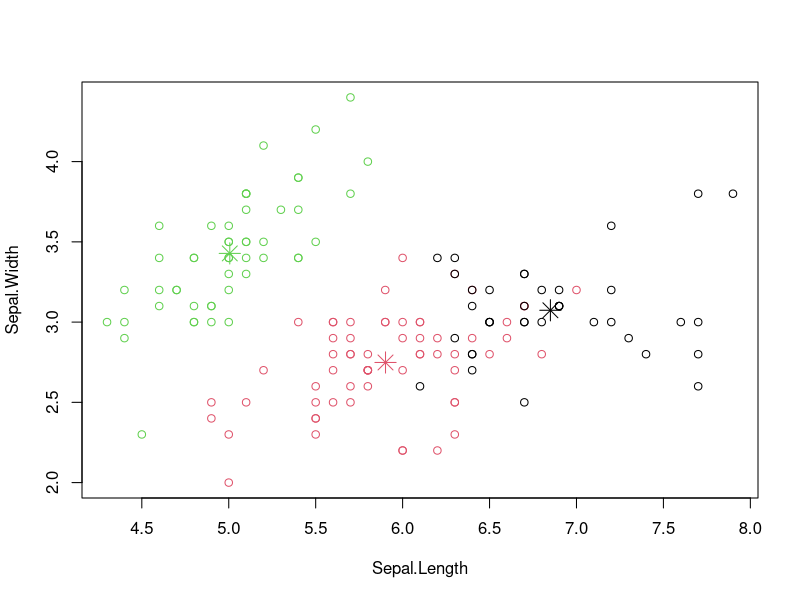
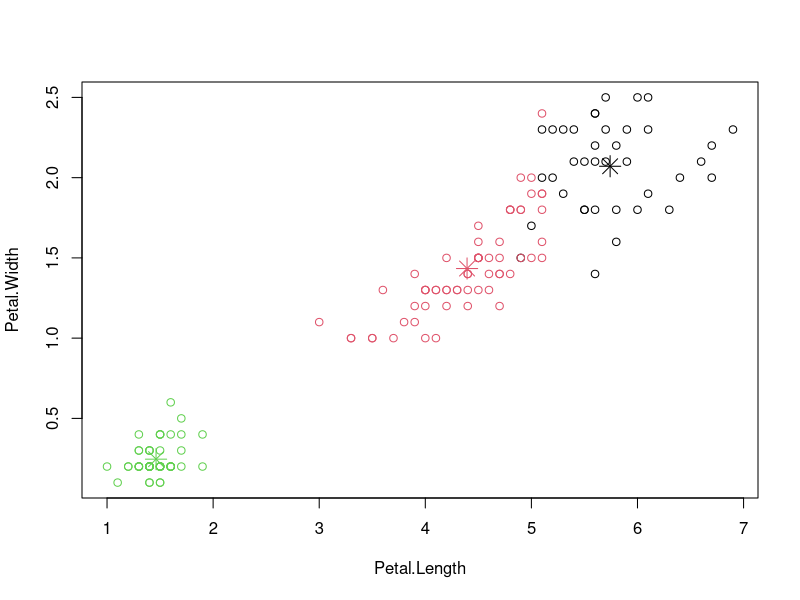

The R script that drew these images, in order:
## Clustering. From Chap 6 of R and Data Mining (Zhao)
## Using Iris data set
iris2 <- iris
iris2$Species <- NULL
kmeans.result <- kmeans(iris2,3)
str(kmeans.result)
## Note: we're dealing with 4-diminsional euclidean space
## Checking number of observations per Species
nrow(subset(iris, subset =(iris$Species == "setosa")))
nrow(subset(iris, subset =(iris$Species == "versicolor")))
nrow(subset(iris, subset =(iris$Species == "virginica")))

## Check kmeans clustering results
kmeans.result$withinss
kmeans.result$centers
kmeans.result$size

## Do some plotting of clustering results - in 2-dim euclidean space
plot(iris2[c("Sepal.Length", "Sepal.Width")], col = kmeans.result$cluster)
## Plot cluster centers
points(kmeans.result$centers[,c("Sepal.Length", "Sepal.Width")], col =  1:3, pch=8, cex=2)
## Note that in 2-dim space, some points appear closer to another cluster. Need 4-dim space to see truth

plot(iris2[c("Petal.Length", "Petal.Width")], col = kmeans.result$cluster)
points(kmeans.result$centers[,c("Petal.Length", "Petal.Width")], col =  1:3, pch=8, cex=2)